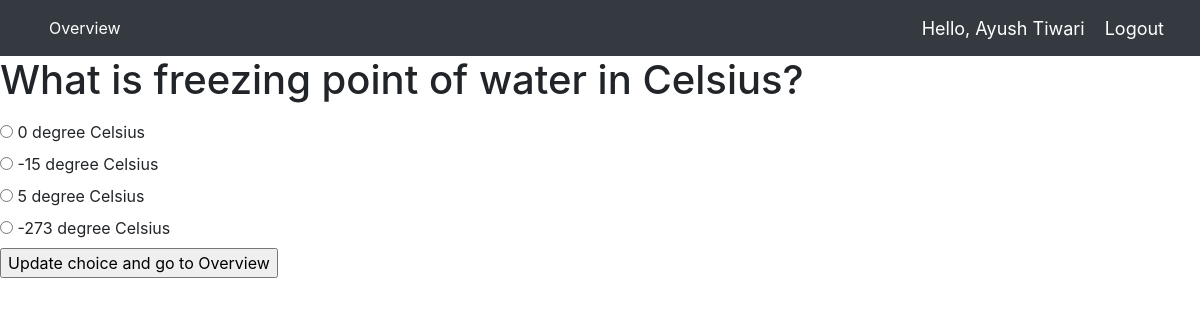
The app's page /quiz/detail/3/1/ with its own data.
### quiz/models.py (models this page shows, shortened)
class Student(models.Model):
    student_name = models.CharField(max_length=200)
    stu_username=models.CharField(max_length=40, default='')
    stu_password=models.CharField(max_length=40, default='')
    student_score= models.IntegerField(default=0) # keeps tally of student score in Quiz session

class Question(models.Model):
    question_text = models.CharField(max_length=200)
    right_choice = models.IntegerField(default = 1) #indicates correct choice for each Ques. object
    q_attempted= models.IntegerField(default=0) # to check if the question is attempted yet in the Quiz or not

class Choice(models.Model):
    question = models.ForeignKey(Question, on_delete=models.CASCADE)
    choice_text = models.CharField(max_length=200)
    choice_seq = models.IntegerField(default=1) # Willl Store at which position i.e. (1-4) will the option be displayed and correspond to for the question

### quiz/views.py (the view)
# urls.py: path('detail/<int:question_id>/<int:student_id>/', views.detail, name='detail'),
def detail(request, question_id, student_id):
    student= get_object_or_404(Student, pk=student_id)
    try:
        question = Question.objects.get(pk=question_id)
    except Question.DoesNotExist:
        raise Http404("Question does not exist")
    return render(request, 'quiz/detail.html', {'question': question ,'student' : student })

### quiz/templates/quiz/detail.html (shortened to what this page needs)
{% extends 'quiz/dependencies.html' %}
{% load static %}
{% load static %}
{% block content %}
<form action="{% url 'quiz:checkAns' question_id=question.id student_id=student.id %}" method="post">
    <fieldset>
        <legend><h1>{{ question.question_text }}</h1></legend>
        {% for choice in question.choice_set.all %}
            <input type="radio" name="choice" id="choice{{ forloop.counter }}" value="{{ choice.id }}">
            <label for="choice{{ forloop.counter }}">{{ choice.choice_text }}</label><br>
        {% endfor %}
    </fieldset>
    <input type="submit" value="Update choice and go to Overview">
</form>
{% endblock %} -->

### quiz/templates/quiz/navbar.html (shortened to what this page needs)
{% load static %}
<link rel="stylesheet" type="text/css" href="{% static 'quiz/style.css' %}">
<nav class="navbar navbar-expand-lg navbar-dark bg-dark">
  <div class="collapse navbar-collapse" id="navbarNav">
    <ul class="navbar-nav">
        <li class="nav-item active">
            <a class="nav-link" href="{% url 'quiz:questions' student_id=student.id %}">Overview</a>
          </li>
    </ul>
  </div>
  <span class="greet">Hello, {{student.student_name}}</span>
  <span ><a  class="greet" href="{% url 'quiz:index' %}">Logout</a></span>
</nav>

### quiz/static/quiz/style.css (style rules this page uses)
.active { padding-left: 25px; color: #fff; }
*, *:before, *:after { box-sizing: border-box; }

### quiz/templates/quiz/navbar.html (style rules this page uses)
.greet { font-size: 18px; color: #fff; margin-right: 20px; }

### records on screen
Student: student_name "Ayush Tiwari"
Question: question_text "What is freezing point of water in Celsius?"
Choice: choice_text "0 degree Celsius"
Choice: choice_text "-15 degree Celsius"
Choice: choice_text "5 degree Celsius"
Choice: choice_text "-273 degree Celsius"
